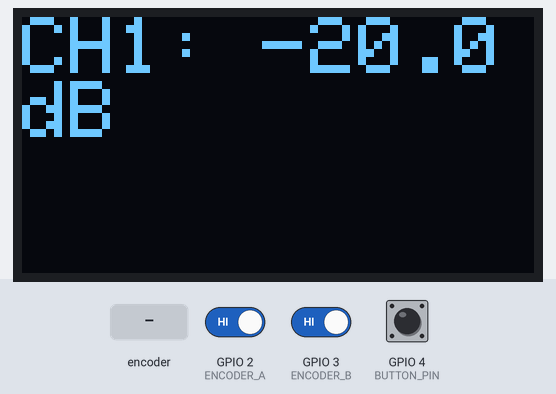
A sketch run on a simulated ESP32. On the bench: 128×64 one-colour display. The inputs (shaded band) are chosen by the test bench; at power-on: GPIO 4 (BUTTON_PIN) HIGH, GPIO 2 (ENCODER_A) HIGH, GPIO 3 (ENCODER_B) HIGH. What the sketch prints to the serial monitor is not drawn.

Above: at 1.2 s.
1.3 s: rotary encoder on GPIO 2 (ENCODER_A) / GPIO 3 (ENCODER_B) turned 3 steps (first pin leading)
At 3.0 s:
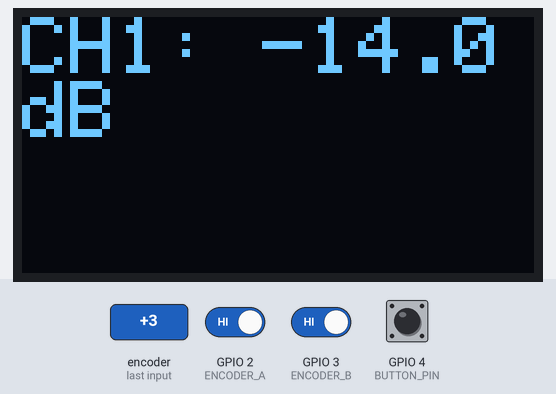
3.4 s: GPIO 4 (BUTTON_PIN) pulled LOW for 0.15 s
At 4.6 s:
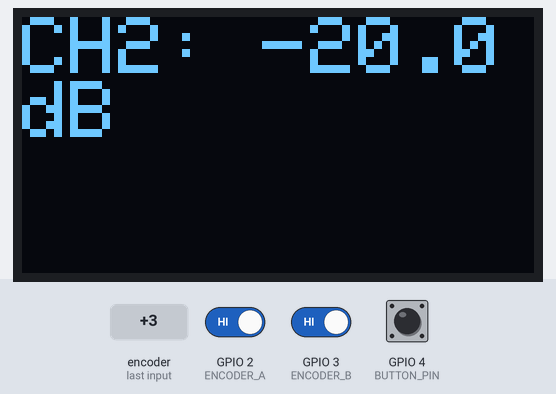
5.0 s: GPIO 4 (BUTTON_PIN) pulled LOW for 1 s
At 5.6 s:
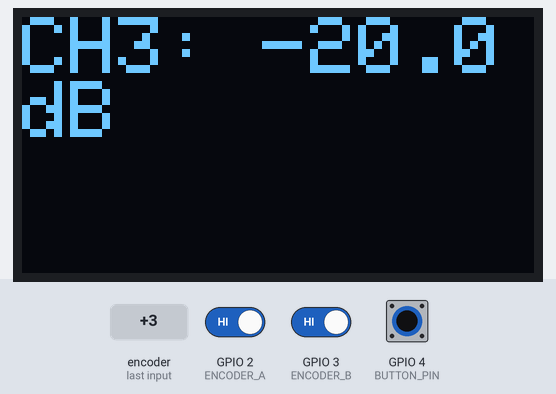
7.5 s: rotary encoder on GPIO 2 (ENCODER_A) / GPIO 3 (ENCODER_B) turned 1 step (first pin leading)
At 8.4 s:
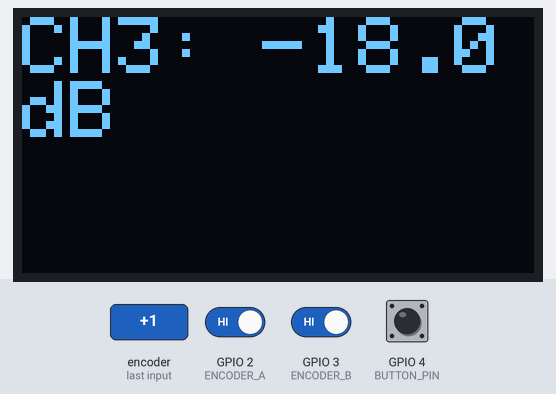
Timing chart, 0 to 10.2 s (numbered marks = the images above; inputs shaded):
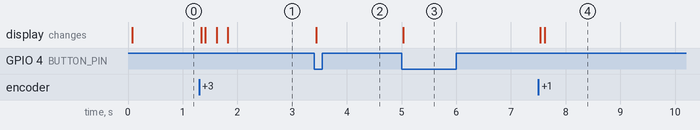

Measured:
- after the input at 1.3 s, the display: first changes at once (image 1 shows a later state)
- after the input at 3.4 s, the display: changes at once (image 2)
- after the input at 5.0 s, the display: changes at once (image 3)
- after the input at 7.5 s, the display: first changes at once (image 4 shows a later state)

The sketch:

DSI3_slider.ino
```cpp
#include <Wire.h>
#include <Adafruit_SSD1306.h>
#include <Adafruit_GFX.h>

#define SCREEN_WIDTH 128
#define SCREEN_HEIGHT 64
#define OLED_RESET    -1
Adafruit_SSD1306 display(SCREEN_WIDTH, SCREEN_HEIGHT, &Wire, OLED_RESET);

#define I2C_SDA 8
#define I2C_SCL 9

#define ENCODER_A 2
#define ENCODER_B 3
#define BUTTON_PIN 4

volatile int encoderPos = 0;
int lastEncoded = 0;

const int NUM_CHANNELS = 12;
int currentChannel = 0;
float volume[NUM_CHANNELS]; // -60 till 0 dB

void IRAM_ATTR updateEncoder() {
  int MSB = digitalRead(ENCODER_A);
  int LSB = digitalRead(ENCODER_B);
  int encoded = (MSB << 1) | LSB;
  int sum = (lastEncoded << 2) | encoded;

  // Quadrature decoding
  if(sum == 0b1101 || sum == 0b0100 || sum == 0b0010 || sum == 0b1011) encoderPos++;
  if(sum == 0b1110 || sum == 0b0111 || sum == 0b0001 || sum == 0b1000) encoderPos--;

  lastEncoded = encoded;
}

void setup() {
  Serial.begin(115200);

  pinMode(ENCODER_A, INPUT_PULLUP);
  pinMode(ENCODER_B, INPUT_PULLUP);
  pinMode(BUTTON_PIN, INPUT_PULLUP);

  attachInterrupt(digitalPinToInterrupt(ENCODER_A), updateEncoder, CHANGE);
  attachInterrupt(digitalPinToInterrupt(ENCODER_B), updateEncoder, CHANGE);

  Wire.begin(I2C_SDA, I2C_SCL);
  if(!display.begin(SSD1306_SWITCHCAPVCC, 0x3C)) {
    Serial.println(F("SSD1306 allocation failed"));
    for(;;);
  }

  for(int i=0;i<NUM_CHANNELS;i++) volume[i] = -20.0; // startvärde
  lastEncoded = (digitalRead(ENCODER_A) << 1) | digitalRead(ENCODER_B);

  display.clearDisplay();
  display.setTextSize(2);
  display.setTextColor(SSD1306_WHITE);
  display.setCursor(0,0);
  display.println("Ready");
  display.display();
}

void loop() {
  static int lastEncoderPos = 0;
  static bool lastButtonState = HIGH;

  // --- Byt kanal ---
  bool buttonState = digitalRead(BUTTON_PIN);
  if(buttonState == LOW && lastButtonState == HIGH) {
    currentChannel++;
    if(currentChannel >= NUM_CHANNELS) currentChannel = 0;
  }
  lastButtonState = buttonState;

  // --- Ändra volym ---
  int delta = encoderPos - lastEncoderPos;
  if(delta != 0) {
    volume[currentChannel] += delta * 0.5; // 0.5 dB per klick
    if(volume[currentChannel] > 0) volume[currentChannel] = 0;
    if(volume[currentChannel] < -60) volume[currentChannel] = -60;

    // Skicka senaste värdet till Python
    Serial.print("CH");
    Serial.print(currentChannel+1);
    Serial.print("=");
    Serial.println(volume[currentChannel]);

    lastEncoderPos = encoderPos;
  }

  // --- OLED visning ---
  display.clearDisplay();
  display.setTextSize(2);
  display.setCursor(0,0);
  display.print("CH");
  display.print(currentChannel+1);
  display.print(": ");
  display.print(volume[currentChannel],1);
  display.println("dB");
  display.display();
}
```
